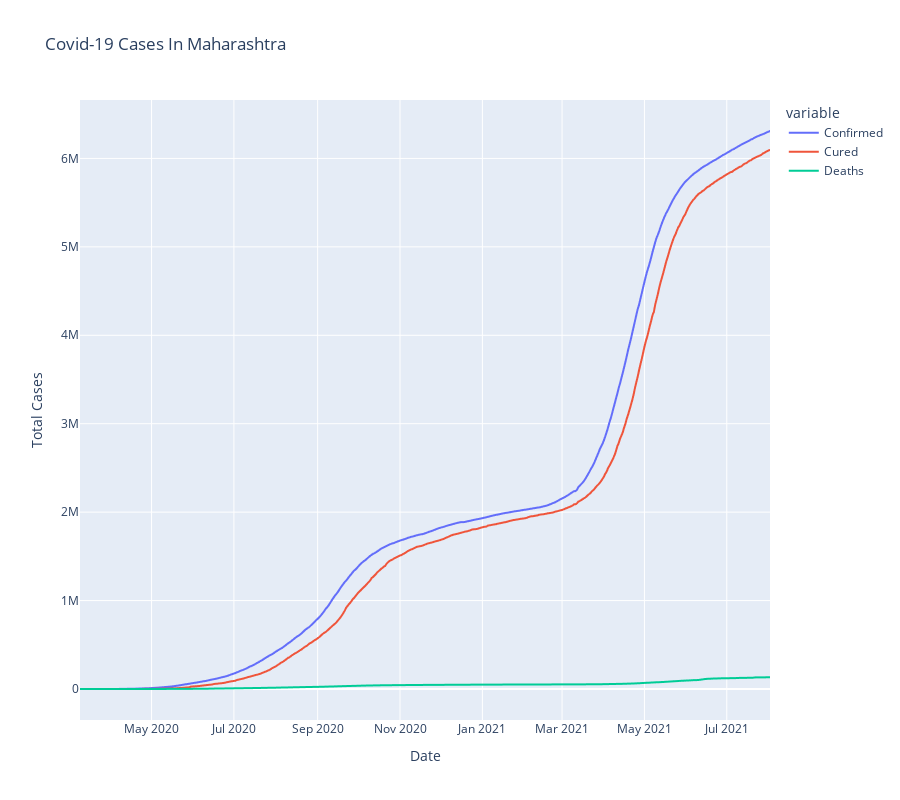

Notebook code for this chart:
### Markdown cell above
## Cases In Maharashtra

### Code cell
px.line(data_frame=covid_df[covid_df['State/UnionTerritory'] == 'Maharashtra'],
        x='Date', y=['Confirmed','Cured','Deaths'],
        labels={'value':'Total Cases'},
       height=800,title='Covid-19 Cases In Maharashtra')

### Figure 1 — Plotly figure (JSON) as saved in the notebook; plotly's stock layout.template omitted (floating-point values rounded to 4 significant figures; data arrays with more than 128 entries replaced by an {"elided": "..."} marker saying what was removed)
{"data": [{"hovertemplate": "variable=Confirmed<br>Date=%{x}<br>Total Cases=%{y}<extra></extra>", "legendgroup": "Confirmed", "line": {"color": "#636efa", "dash": "solid"}, "marker": {"symbol": "circle"}, "mode": "lines", "name": "Confirmed", "showlegend": true, "type": "scattergl", "x": {"elided": "511 str values"}, "xaxis": "x", "y": {"elided": "511 int values"}, "yaxis": "y"}, {"hovertemplate": "variable=Cured<br>Date=%{x}<br>Total Cases=%{y}<extra></extra>", "legendgroup": "Cured", "line": {"color": "#EF553B", "dash": "solid"}, "marker": {"symbol": "circle"}, "mode": "lines", "name": "Cured", "showlegend": true, "type": "scattergl", "x": {"elided": "511 str values"}, "xaxis": "x", "y": {"elided": "511 int values"}, "yaxis": "y"}, {"hovertemplate": "variable=Deaths<br>Date=%{x}<br>Total Cases=%{y}<extra></extra>", "legendgroup": "Deaths", "line": {"color": "#00cc96", "dash": "solid"}, "marker": {"symbol": "circle"}, "mode": "lines", "name": "Deaths", "showlegend": true, "type": "scattergl", "x": {"elided": "511 str values"}, "xaxis": "x", "y": {"elided": "511 int values"}, "yaxis": "y"}], "layout": {"height": 800, "legend": {"title": {"text": "variable"}, "tracegroupgap": 0}, "title": {"text": "Covid-19 Cases In Maharashtra"}, "xaxis": {"anchor": "y", "domain": [0, 1], "title": {"text": "Date"}}, "yaxis": {"anchor": "x", "domain": [0, 1], "title": {"text": "Total Cases"}}}}
